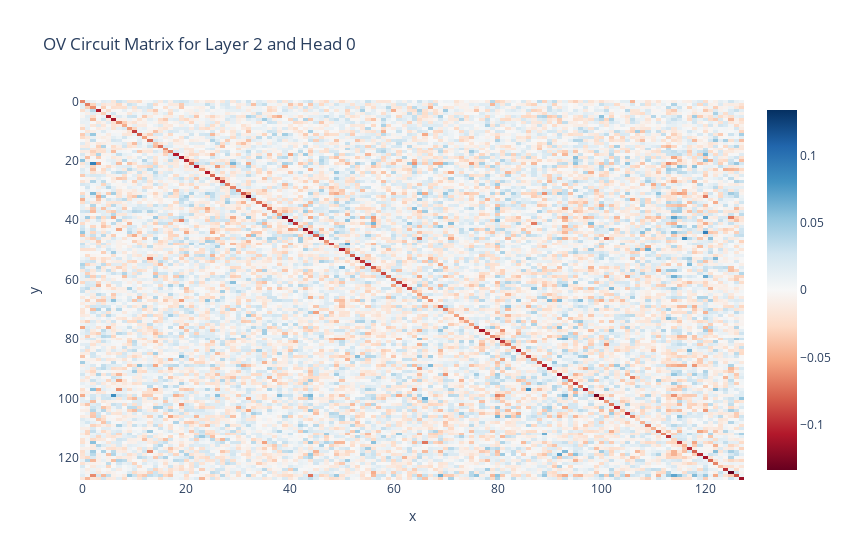
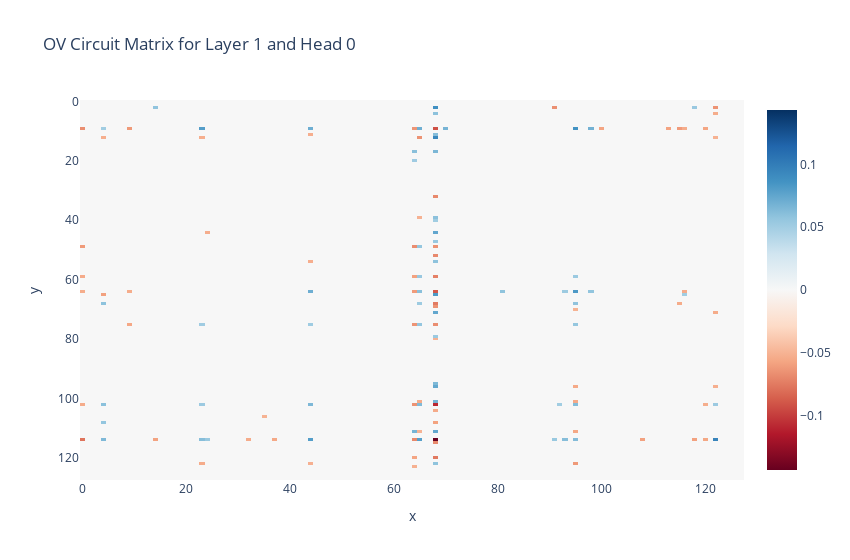

Notebook cell for these charts, in order:
### Markdown cell above
First, I want to start by getting a rough look at how the OV circuit looks in different layers.

0th and 1st Layers don't look immedaitely special, but all the heads in the second layer act as negative copying heads!

### Code cell
from itertools import product

plot.imshow(
    hooked_model.OV.AB[2, 0], 
    x=np.arange(cfg.d_model),
    y=np.arange(cfg.d_model),
    title="OV Circuit Matrix for Layer 2 and Head 0",
    xaxis = "x",
    yaxis = "y",
    width=850
)

mat = 0

cloned_mat = t.clone(hooked_model.OV.AB[1, 0])

for i, j in product(range(cfg.d_model), range(cfg.d_model)):
    if (abs(hooked_model.OV.AB[1, 0][i, j]) > 0.05):
        mat += 1
    else:
        cloned_mat[i, j] = 0

print(mat / (cfg.d_model * cfg.d_model))

plot.imshow(
    cloned_mat, 
    x=np.arange(cfg.d_model),
    y=np.arange(cfg.d_model),
    title="OV Circuit Matrix for Layer 1 and Head 0",
    xaxis = "x",
    yaxis = "y",
    width=850
)

### Figure 1 — Plotly figure (JSON) as saved in the notebook; plotly's stock layout.template omitted (floating-point values rounded to 4 significant figures; data arrays with more than 128 entries replaced by an {"elided": "..."} marker saying what was removed)
{"data": [{"coloraxis": "coloraxis", "hovertemplate": "x: %{x}<br>y: %{y}<br>color: %{z}<extra></extra>", "name": "0", "type": "heatmap", "x": [0, 1, 2, 3, 4, 5, 6, 7, 8, 9, 10, 11, 12, 13, 14, 15, 16, 17, 18, 19, 20, 21, 22, 23, 24, 25, 26, 27, 28, 29, 30, 31, 32, 33, 34, 35, 36, 37, 38, 39, 40, 41, 42, 43, 44, 45, 46, 47, 48, 49, 50, 51, 52, 53, 54, 55, 56, 57, 58, 59, 60, 61, 62, 63, 64, 65, 66, 67, 68, 69, 70, 71, 72, 73, 74, 75, 76, 77, 78, 79, 80, 81, 82, 83, 84, 85, 86, 87, 88, 89, 90, 91, 92, 93, 94, 95, 96, 97, 98, 99, 100, 101, 102, 103, 104, 105, 106, 107, 108, 109, 110, 111, 112, 113, 114, 115, 116, 117, 118, 119, 120, 121, 122, 123, 124, 125, 126, 127], "xaxis": "x", "y": [0, 1, 2, 3, 4, 5, 6, 7, 8, 9, 10, 11, 12, 13, 14, 15, 16, 17, 18, 19, 20, 21, 22, 23, 24, 25, 26, 27, 28, 29, 30, 31, 32, 33, 34, 35, 36, 37, 38, 39, 40, 41, 42, 43, 44, 45, 46, 47, 48, 49, 50, 51, 52, 53, 54, 55, 56, 57, 58, 59, 60, 61, 62, 63, 64, 65, 66, 67, 68, 69, 70, 71, 72, 73, 74, 75, 76, 77, 78, 79, 80, 81, 82, 83, 84, 85, 86, 87, 88, 89, 90, 91, 92, 93, 94, 95, 96, 97, 98, 99, 100, 101, 102, 103, 104, 105, 106, 107, 108, 109, 110, 111, 112, 113, 114, 115, 116, 117, 118, 119, 120, 121, 122, 123, 124, 125, 126, 127], "yaxis": "y", "z": {"elided": "128x128 float values"}}], "layout": {"coloraxis": {"cmid": 0, "colorscale": [[0, "rgb(103,0,31)"], [0.1, "rgb(178,24,43)"], [0.2, "rgb(214,96,77)"], [0.3, "rgb(244,165,130)"], [0.4, "rgb(253,219,199)"], [0.5, "rgb(247,247,247)"], [0.6, "rgb(209,229,240)"], [0.7, "rgb(146,197,222)"], [0.8, "rgb(67,147,195)"], [0.9, "rgb(33,102,172)"], [1, "rgb(5,48,97)"]]}, "title": {"text": "OV Circuit Matrix for Layer 2 and Head 0"}, "width": 850, "xaxis": {"anchor": "y", "domain": [0, 1], "title": {"text": "x"}}, "yaxis": {"anchor": "x", "autorange": "reversed", "domain": [0, 1], "title": {"text": "y"}}}}

### Figure 2 — Plotly figure (JSON) as saved in the notebook; plotly's stock layout.template omitted (floating-point values rounded to 4 significant figures; data arrays with more than 128 entries replaced by an {"elided": "..."} marker saying what was removed)
{"data": [{"coloraxis": "coloraxis", "hovertemplate": "x: %{x}<br>y: %{y}<br>color: %{z}<extra></extra>", "name": "0", "type": "heatmap", "x": [0, 1, 2, 3, 4, 5, 6, 7, 8, 9, 10, 11, 12, 13, 14, 15, 16, 17, 18, 19, 20, 21, 22, 23, 24, 25, 26, 27, 28, 29, 30, 31, 32, 33, 34, 35, 36, 37, 38, 39, 40, 41, 42, 43, 44, 45, 46, 47, 48, 49, 50, 51, 52, 53, 54, 55, 56, 57, 58, 59, 60, 61, 62, 63, 64, 65, 66, 67, 68, 69, 70, 71, 72, 73, 74, 75, 76, 77, 78, 79, 80, 81, 82, 83, 84, 85, 86, 87, 88, 89, 90, 91, 92, 93, 94, 95, 96, 97, 98, 99, 100, 101, 102, 103, 104, 105, 106, 107, 108, 109, 110, 111, 112, 113, 114, 115, 116, 117, 118, 119, 120, 121, 122, 123, 124, 125, 126, 127], "xaxis": "x", "y": [0, 1, 2, 3, 4, 5, 6, 7, 8, 9, 10, 11, 12, 13, 14, 15, 16, 17, 18, 19, 20, 21, 22, 23, 24, 25, 26, 27, 28, 29, 30, 31, 32, 33, 34, 35, 36, 37, 38, 39, 40, 41, 42, 43, 44, 45, 46, 47, 48, 49, 50, 51, 52, 53, 54, 55, 56, 57, 58, 59, 60, 61, 62, 63, 64, 65, 66, 67, 68, 69, 70, 71, 72, 73, 74, 75, 76, 77, 78, 79, 80, 81, 82, 83, 84, 85, 86, 87, 88, 89, 90, 91, 92, 93, 94, 95, 96, 97, 98, 99, 100, 101, 102, 103, 104, 105, 106, 107, 108, 109, 110, 111, 112, 113, 114, 115, 116, 117, 118, 119, 120, 121, 122, 123, 124, 125, 126, 127], "yaxis": "y", "z": {"elided": "128x128 float values"}}], "layout": {"coloraxis": {"cmid": 0, "colorscale": [[0, "rgb(103,0,31)"], [0.1, "rgb(178,24,43)"], [0.2, "rgb(214,96,77)"], [0.3, "rgb(244,165,130)"], [0.4, "rgb(253,219,199)"], [0.5, "rgb(247,247,247)"], [0.6, "rgb(209,229,240)"], [0.7, "rgb(146,197,222)"], [0.8, "rgb(67,147,195)"], [0.9, "rgb(33,102,172)"], [1, "rgb(5,48,97)"]]}, "title": {"text": "OV Circuit Matrix for Layer 1 and Head 0"}, "width": 850, "xaxis": {"anchor": "y", "domain": [0, 1], "title": {"text": "x"}}, "yaxis": {"anchor": "x", "autorange": "reversed", "domain": [0, 1], "title": {"text": "y"}}}}
